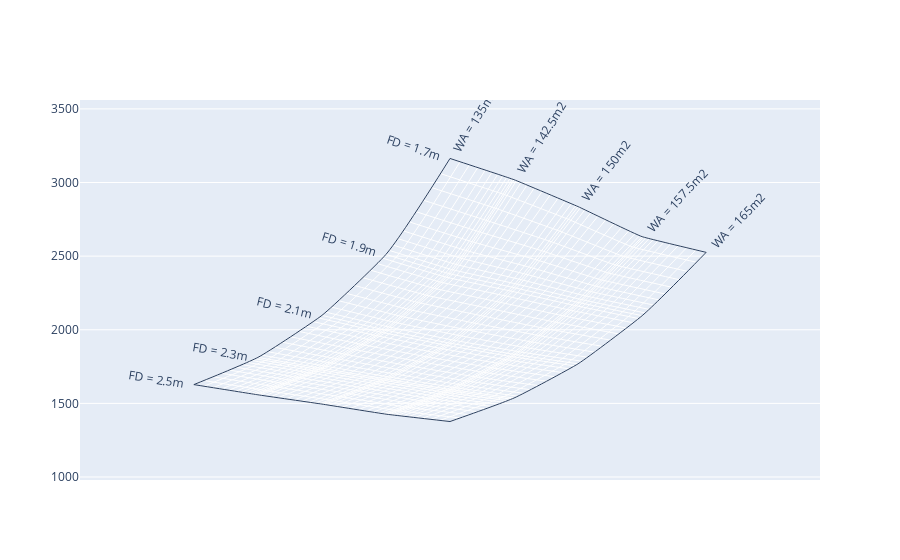

Source (notebook cell):
### Code cell
fig = go.Figure(go.Carpet(
    a=input["WingArea"],
    b=input["FanDiameter"]/10,
    y=output["takeoff_field_length_computed"],

    aaxis=dict(
        tickprefix='WA = ',
        ticksuffix='m2',
        smoothing=0.2,
        minorgridcount=10,
    ),
    baxis=dict(
        tickprefix='FD = ',
        ticksuffix='m',
        smoothing=0.4,
        minorgridcount=9,
    )
))

fig.show()

### Figure 1 — Plotly figure (JSON) as saved in the notebook; plotly's stock layout.template omitted (floating-point values rounded to 4 significant figures)
{"data": [{"a": [135, 135, 135, 135, 135, 142.5, 142.5, 142.5, 142.5, 142.5, 150, 150, 150, 150, 150, 157.5, 157.5, 157.5, 157.5, 157.5, 165, 165, 165, 165, 165], "aaxis": {"minorgridcount": 10, "smoothing": 0.2, "tickprefix": "WA = ", "ticksuffix": "m2"}, "b": [1.7, 1.9, 2.1, 2.3, 2.5, 1.7, 1.9, 2.1, 2.3, 2.5, 1.7, 1.9, 2.1, 2.3, 2.5, 1.7, 1.9, 2.1, 2.3, 2.5, 1.7, 1.9, 2.1, 2.3, 2.5], "baxis": {"minorgridcount": 9, "smoothing": 0.4, "tickprefix": "FD = ", "ticksuffix": "m"}, "type": "carpet", "y": [3163.0, 2512.0, 2098.0, 1812.0, 1628.0, 3019.0, 2380.0, 1997.0, 1738.0, 1558.0, 2836.0, 2286.0, 1909.0, 1666.0, 1495.0, 2632.0, 2186.0, 1833.0, 1595.0, 1427.0, 2526.0, 2095.0, 1769.0, 1537.0, 1377.0]}], "layout": {}}
